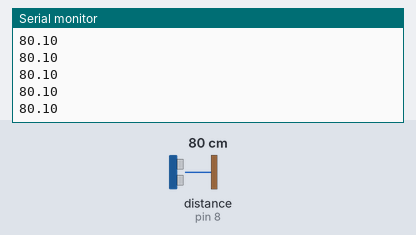
Bench run of a sketch on a simulated Arduino Uno, built with avr-gcc and run on an emulated ATmega328P. On the bench: the last lines printed to the serial monitor. Wiring (inferred from the names in the program): ultrasonic range finder: trigger pin 9; echo pin 8. Inputs (shaded band) come from the test bench; at power-on: distance to the obstacle (sensor on pin 8) 80 cm. The echo pulse lasts 58.3 µs per cm.

Above: at 1.2 s.
1.3 s: distance to the obstacle (sensor on pin 8) set to 2 cm
At 1.32 s:
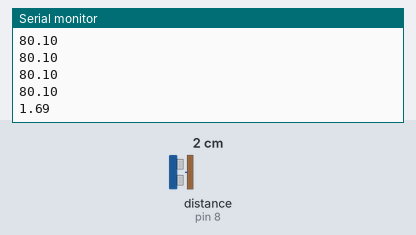
2.8 s: distance to the obstacle (sensor on pin 8) set to 4 cm
At 2.84 s:
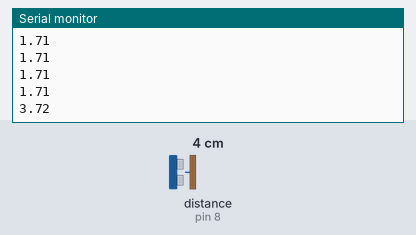
Timing chart, 0 to 5.8 s (numbered marks = the images above; inputs shaded):
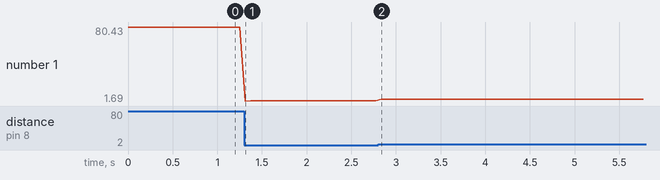

The sketch:

Sonic_Sensor.ino
```cpp
int trig = 9;
float dur;
float dist;
int echo = 8;
void setup() {

Serial.begin(9600);
pinMode(trig, OUTPUT);
pinMode(echo, INPUT);
}

void loop() {

digitalWrite(trig, LOW);
delayMicroseconds(2);
digitalWrite(trig, HIGH);
delayMicroseconds(10);
digitalWrite(trig, LOW);
dur = pulseIn(echo, HIGH);
dist = dur/58;
Serial.println(dist);
delay(60);
}
```

Measured:
- after the input at 1.3 s, the serial monitor: prints a new line at once (image 1)
- after the input at 2.8 s, the serial monitor: prints a new line at once (image 2)
- plotted number 1: 80.1 → 1.71 after the input at 1.3 s, 1.71 → 3.72 after the input at 2.8 s
